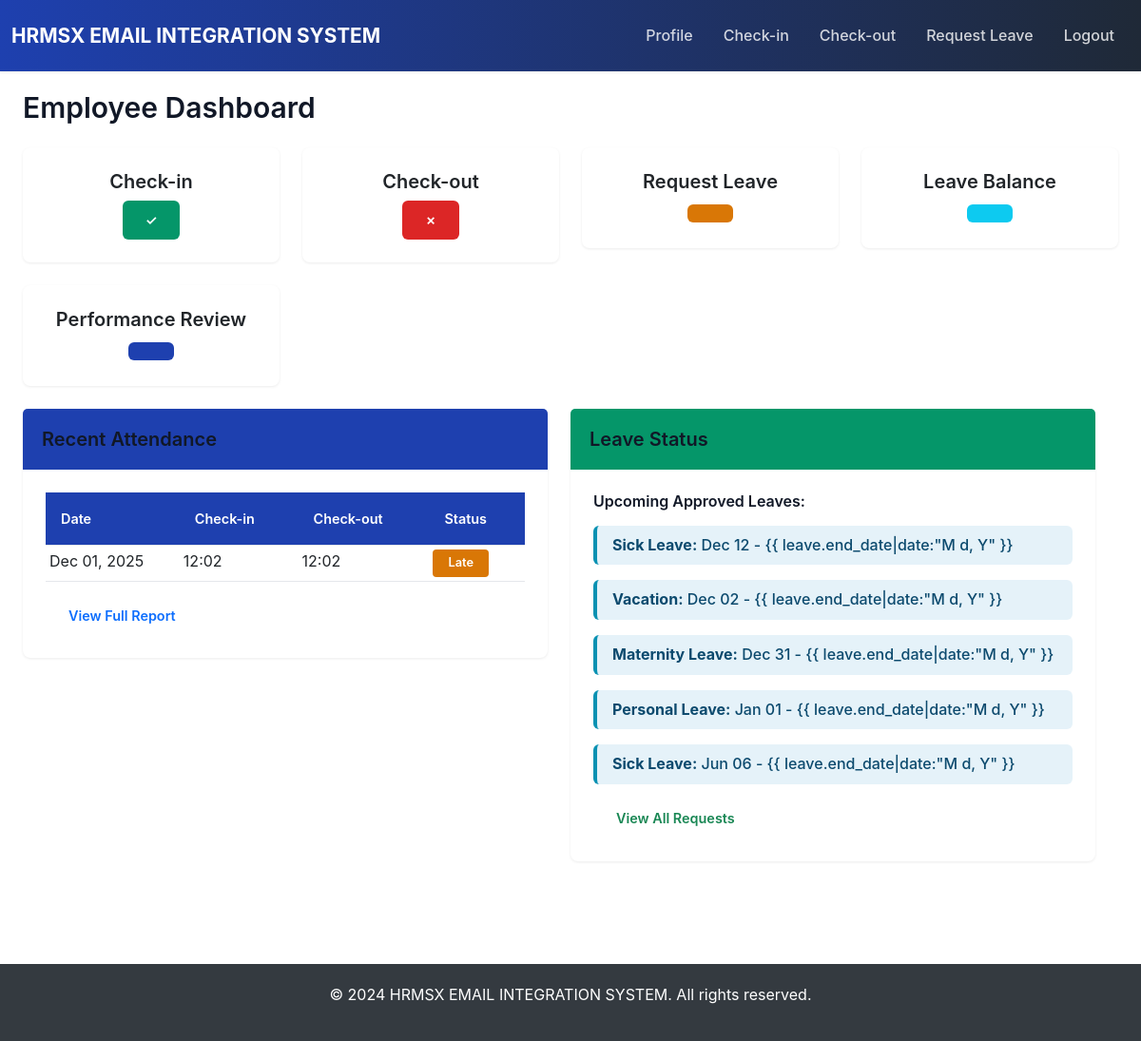
The page /dashboard/employee/ (signed in) on the database its author committed.
### attendance/models.py (models this page shows, shortened)
class AttendanceRecord(models.Model):
    STATUS_CHOICES = [
        ('present', 'Present'),
        ('late', 'Late'),
        ('absent', 'Absent'),
        ('half_day', 'Half Day'),
    ]
    employee = models.ForeignKey(User, on_delete=models.CASCADE, related_name='attendance_records')
    attendance_date = models.DateField(auto_now_add=True)
    check_in_time = models.DateTimeField(null=True, blank=True)
    check_out_time = models.DateTimeField(null=True, blank=True)
    status = models.CharField(max_length=20, choices=STATUS_CHOICES, default='absent')
    notes = models.TextField(blank=True)
    created_at = models.DateTimeField(auto_now_add=True)
    updated_at = models.DateTimeField(auto_now=True)
    class Meta:
        unique_together = ('employee', 'attendance_date')
        ordering = ['-attendance_date']
        verbose_name_plural = "Attendance Records"

### leave/models.py (models this page shows, shortened)
class LeaveRequest(models.Model):
    STATUS_CHOICES = [
        ('pending', 'Pending'),
        ('approved', 'Approved'),
        ('rejected', 'Rejected'),
        ('cancelled', 'Cancelled'),
    ]
    employee = models.ForeignKey(User, on_delete=models.CASCADE, related_name='leave_requests')
    leave_type = models.ForeignKey(LeaveType, on_delete=models.PROTECT)
    start_date = models.DateField()
    end_date = models.DateField()
    reason = models.TextField()
    status = models.CharField(max_length=20, choices=STATUS_CHOICES, default='pending')
    approved_by = models.ForeignKey(User, on_delete=models.SET_NULL, null=True, blank=True, related_name='approved_leaves')
    rejection_reason = models.TextField(blank=True)
    created_at = models.DateTimeField(auto_now_add=True)
    updated_at = models.DateTimeField(auto_now=True)
    class Meta:
        ordering = ['-created_at']
        verbose_name_plural = "Leave Requests"

class LeaveType(models.Model):
    name = models.CharField(max_length=50, unique=True)
    description = models.TextField(blank=True)
    is_active = models.BooleanField(default=True)
    created_at = models.DateTimeField(auto_now_add=True)
    class Meta:
        verbose_name_plural = "Leave Types"

### users/views.py (the view)
# urls.py: path('dashboard/employee/', views.employee_dashboard, name='employee_dashboard'),
@login_required(login_url='login')
def employee_dashboard(request):
    user = request.user
    role_profile = get_object_or_404(UserRole, user=user)
    if role_profile.role != 'employee':
        messages.error(request, 'You are not authorized to view this page.')
        return redirect('profile')
    from attendance.models import AttendanceRecord
    from leave.models import LeaveRequest
    today = timezone.now().date()
    from datetime import timedelta
    month_start = today.replace(day=1)
    attendance_records = AttendanceRecord.objects.filter(
        employee=user,
        attendance_date__gte=month_start
    ).order_by('-attendance_date')[:10]
    pending_leaves = LeaveRequest.objects.filter(
        employee=user,
        status='pending'
    ).order_by('-created_at')[:5]
    approved_leaves = LeaveRequest.objects.filter(
        employee=user,
        status='approved'
    ).order_by('start_date')[:5]
    context = {
        'user': user,
        'role_profile': role_profile,
        'attendance_records': attendance_records,
        'pending_leaves': pending_leaves,
        'approved_leaves': approved_leaves,
    }
    return render(request, 'dashboards/employee_dashboard.html', context)

### users/context_processors.py (called while the page is built)
def user_role(request):
    if request.user.is_authenticated:
        try:
            role_obj = UserRole.objects.get(user=request.user)
            return {
                'user_role': role_obj.role,
                'user_role_obj': role_obj,
            }
        except UserRole.DoesNotExist:
            return {
                'user_role': None,
                'user_role_obj': None,
            }
    return {
        'user_role': None,
        'user_role_obj': None,
    }

### templates/dashboards/employee_dashboard.html (shortened to what this page needs)
{% extends 'base.html' %}
{% block content %}
<div class="container-fluid">
    <h2 class="mb-4"> Employee Dashboard</h2>
    <div class="row mb-4">
        <div class="col-md-3">
            <div class="card text-center">
                <div class="card-body">
                    <h5 class="card-title">Check-in</h5>
                    <a href="{% url 'check_in' %}" class="btn btn-success btn-lg">✓</a>
                </div>
            </div>
        </div>
        <div class="col-md-3">
            <div class="card text-center">
                <div class="card-body">
                    <h5 class="card-title">Check-out</h5>
                    <a href="{% url 'check_out' %}" class="btn btn-danger btn-lg">✗</a>
                </div>
            </div>
        </div>
        <div class="col-md-3">
            <div class="card text-center">
                <div class="card-body">
                    <h5 class="card-title">Request Leave</h5>
                    <a href="{% url 'request_leave' %}" class="btn btn-warning btn-lg"></a>
                </div>
            </div>
        </div>
        <div class="col-md-3">
            <div class="card text-center">
                <div class="card-body">
                    <h5 class="card-title">Leave Balance</h5>
                    <a href="{% url 'leave_balance' %}" class="btn btn-info btn-lg"></a>
                </div>
            </div>
        </div>
        <div class="col-md-3">
            <div class="card text-center">
                <div class="card-body">
                    <h5 class="card-title">Performance Review</h5>
                    <a href="{% url 'employee_reviews' %}" class="btn btn-primary btn-lg">
                    </a>
                </div>
            </div>
        </div>
        <div class="row">
            <div class="col-md-6">
                <div class="card">
                    <div class="card-header bg-primary text-white">
                        <h5 class="mb-0">Recent Attendance</h5>
                    </div>
                    <div class="card-body">
                        {% if attendance_records %}
                        <table class="table table-sm">
                            <thead>
                                <tr>
                                    <th>Date</th>
                                    <th>Check-in</th>
                                    <th>Check-out</th>
                                    <th>Status</th>
                                </tr>
                            </thead>
                            <tbody>
                                {% for record in attendance_records %}
                                <tr>
                                    <td>{{ record.attendance_date|date:"M d, Y" }}</td>
                                    <td>{{ record.check_in_time|time:"H:i"|default:"-" }}</td>
                                    <td>{{ record.check_out_time|time:"H:i"|default:"-" }}</td>
                                    <td>
                                        {% if record.status == 'present' %}
                                        <span class="badge bg-success">Present</span>
                                        {% elif record.status == 'late' %}
                                        <span class="badge bg-warning">Late</span>
                                        {% elif record.status == 'absent' %}
                                        <span class="badge bg-danger">Absent</span>
                                        {% else %}
                                        <span class="badge bg-info">{{ record.get_status_display }}</span>
                                        {% endif %}
                                    </td>
                                </tr>
                                {% endfor %}
                            </tbody>
                        </table>
                        {% else %}
                        <p class="text-muted">No attendance records this month.</p>
                        {% endif %}
                        <a href="{% url 'attendance_report' %}" class="btn btn-sm btn-outline-primary">View Full
                            Report</a>
                    </div>
                </div>
            </div>
            <div class="col-md-6">
                <div class="card">
                    <div class="card-header bg-success text-white">
                        <h5 class="mb-0">Leave Status</h5>
                    </div>
                    <div class="card-body">
                        {% if approved_leaves %}
                        <div class="mb-3">
                            <h6>Upcoming Approved Leaves:</h6>
                            {% for leave in approved_leaves %}
                            <div class="alert alert-info py-2">
                                <strong>{{ leave.leave_type.name }}:</strong> {{ leave.start_date|date:"M d" }} - {{
                                leave.end_date|date:"M d, Y" }}
                            </div>
                            {% endfor %}
                        </div>
                        {% endif %}
                        <a href="{% url 'leave_requests' %}" class="btn btn-sm btn-outline-success">View All
                            Requests</a>
                    </div>
                </div>
            </div>
        </div>
    </div>
    {% endblock %}

### templates/base.html (shortened to what this page needs)
{% load static %}
<!DOCTYPE html>
<html lang="en">
<head>
    <link href="https://cdn.jsdelivr.net/npm/bootstrap@5.3.0/dist/css/bootstrap.min.css" rel="stylesheet">
    <link rel="stylesheet" href="{% static 'custom.css' %}">
</head>
<body>
    <nav class="navbar navbar-expand-lg navbar-dark">
        <div class="container-fluid">
            <a class="navbar-brand fw-bold" href="{% url 'profile' %}">HRMSX EMAIL INTEGRATION SYSTEM</a>
            <div class="collapse navbar-collapse" id="navbarNav">
                <ul class="navbar-nav ms-auto">
                    {% if user.is_authenticated %}
                    <li class="nav-item">
                        <a class="nav-link" href="{% url 'profile' %}">Profile</a>
                    </li>
                    {% if user_role == 'employee' %}
                    <li class="nav-item">
                        <a class="nav-link" href="{% url 'check_in' %}">Check-in</a>
                    </li>
                    <li class="nav-item">
                        <a class="nav-link" href="{% url 'check_out' %}">Check-out</a>
                    </li>
                    <li class="nav-item">
                        <a class="nav-link" href="{% url 'request_leave' %}">Request Leave</a>
                    </li>
                    {% endif %}
                    <li class="nav-item">
                        <a class="nav-link" href="{% url 'logout' %}">Logout</a>
                    </li>
                    {% else %}
                    <li class="nav-item">
                        <a class="nav-link" href="{% url 'login' %}">Login</a>
                    </li>
                    {% endif %}
                </ul>
            </div>
        </div>
    </nav>
    <main class="container-fluid">
        {% block content %}{% endblock %}
    </main>
    <footer>
        <p>&copy; 2024 HRMSX EMAIL INTEGRATION SYSTEM. All rights reserved.</p>
    </footer>
</body>
</html>

### static/custom.css (style rules this page uses)
:root { --primary-color: #1e40af; --secondary-color: #1f2937; --accent-color: #0ea5e9; --success-color: #059669; --danger-color: #dc2626; --warning-color: #d97706; --info-color: #0891b2; --light-bg: #f9fafb; --dark-text: #111827; --border-color: #e5e7eb; }
* { font-family: -apple-system, BlinkMacSystemFont, 'Segoe UI', 'Roboto', 'Oxygen', 'Ubuntu', 'Cantarell', sans-serif; }
body { background: #ffffff; color: var(--dark-text); line-height: 1.6; }
.navbar { background: linear-gradient(90deg, var(--primary-color) 0%, var(--secondary-color) 100%); box-shadow: 0 1px 3px rgba(0, 0, 0, 0.1); padding: 1rem 0; }
.navbar-brand { font-weight: 700; font-size: 1.3rem; letter-spacing: 0px; color: white !important; }
.nav-link { margin: 0 0.5rem; font-weight: 500; transition: all 0.3s ease; position: relative; letter-spacing: 0px; color: rgba(255, 255, 255, 0.85) !important; }
.nav-link::after { content: ''; position: absolute; bottom: -5px; left: 0; width: 0; height: 2px; background: var(--accent-color); transition: width 0.3s ease; }
.card { border: none; border-radius: 8px; box-shadow: 0 1px 3px rgba(0, 0, 0, 0.08); transition: all 0.3s ease; margin-bottom: 1.5rem; }
.card-header { background: var(--primary-color); color: white; border: none; border-radius: 8px 8px 0 0; font-weight: 600; padding: 1.25rem; font-size: 1rem; }
.card-body { padding: 1.5rem; }
.btn { border: none; border-radius: 6px; font-weight: 600; padding: 0.6rem 1.5rem; transition: all 0.3s ease; text-transform: none; font-size: 0.9rem; letter-spacing: 0px; }
.btn-primary { background: var(--primary-color); color: white; }
.btn-success { background: var(--success-color); color: white; }
.btn-danger { background: var(--danger-color); color: white; }
.btn-warning { background: var(--warning-color); color: white; }
.badge { padding: 0.5rem 1rem; border-radius: 4px; font-weight: 600; font-size: 0.8rem; letter-spacing: 0px; }
.bg-primary { background: var(--primary-color) !important; color: white !important; }
.bg-success { background: var(--success-color) !important; color: white !important; }
.bg-warning { background: var(--warning-color) !important; color: white !important; }
.table { border-collapse: collapse; letter-spacing: 0px; }
.table thead th { background: var(--primary-color); border-bottom: 1px solid var(--border-color); font-weight: 600; color: white; text-transform: none; font-size: 0.9rem; letter-spacing: 0px; padding: 1rem; }
.table tbody tr { border-bottom: 1px solid var(--border-color); transition: all 0.3s ease; }
h1, h2, h3, h4, h5, h6 { color: var(--dark-text); font-weight: 600; margin-bottom: 1rem; }
h2 { font-size: 1.875rem; }
.alert { border: none; border-radius: 6px; font-weight: 500; letter-spacing: 0px; border-left: 4px solid transparent; }
.alert-info { background: rgba(2, 132, 199, 0.1); color: #0c4a6e; border-left-color: var(--info-color); }

### templates/base.html (style rules this page uses)
body { display: flex; flex-direction: column; min-height: 100vh; background-color: #f5f5f5; }
main { flex: 1; padding: 20px 0; }
.navbar { background: linear-gradient(135deg, #667eea 0%, #764ba2 100%); box-shadow: 0 2px 4px rgba(0, 0, 0, 0.1); }
.navbar .nav-link { color: rgba(255, 255, 255, 0.8) !important; transition: color 0.3s; }
.card { border: none; box-shadow: 0 2px 8px rgba(0, 0, 0, 0.1); border-radius: 8px; }
.btn-primary { background: linear-gradient(135deg, #667eea 0%, #764ba2 100%); border: none; }
footer { background-color: #343a40; color: #fff; padding: 20px 0; margin-top: 40px; text-align: center; }

### rows shown on the page
AttendanceRecord: attendance_date "Dec 01, 2025", check_in_time "12:02", check_out_time "12:02", status "Late"
LeaveRequest: leave_type.name "Sick Leave", start_date "Dec 12"
LeaveRequest: leave_type.name "Vacation", start_date "Dec 02"
LeaveRequest: leave_type.name "Maternity Leave", start_date "Dec 31"
LeaveRequest: leave_type.name "Personal Leave", start_date "Jan 01"
LeaveRequest: leave_type.name "Sick Leave", start_date "Jun 06"
